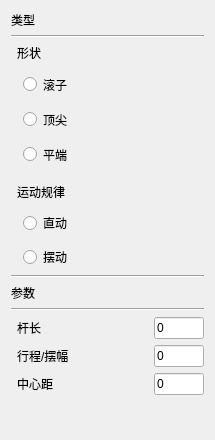
                 <widget class="QWidget" name="CDJpage">
                  <property name="geometry">
                   <rect>
                    <x>0</x>
                    <y>-100</y>
                    <width>215</width>
                    <height>440</height>
                   </rect>
                  </property>
                  <attribute name="label">
                   <string>从动件设计</string>
                  </attribute>
                  <layout class="QVBoxLayout" name="verticalLayout_12">
                   <item>
                    <widget class="QLabel" name="label_11">
                     <property name="styleSheet">
                      <string notr="true">font: 12pt &quot;微软雅黑&quot;;</string>
                     </property>
                     <property name="text">
                      <string>类型</string>
                     </property>
                    </widget>
                   </item>
                   <item>
                    <widget class="Line" name="line_6">
                     <property name="orientation">
                      <enum>Qt::Horizontal</enum>
                     </property>
                    </widget>
                   </item>
                   <item>
                    <layout class="QVBoxLayout" name="CDJType">
                     <property name="spacing">
                      <number>10</number>
                     </property>
                     <property name="leftMargin">
                      <number>6</number>
                     </property>
                     <item>
                      <widget class="QLabel" name="CDLShapeLable">
                       <property name="text">
                        <string>形状</string>
                       </property>
                      </widget>
                     </item>
                     <item>
                      <layout class="QVBoxLayout" name="CDJShapeType">
                       <property name="leftMargin">
                        <number>6</number>
                       </property>
                       <property name="topMargin">
                        <number>0</number>
                       </property>
                       <property name="rightMargin">
                        <number>0</number>
                       </property>
                       <property name="bottomMargin">
                        <number>6</number>
                       </property>
                       <item>
                        <widget class="QRadioButton" name="rollarRadioButton">
                         <property name="sizePolicy">
                          <sizepolicy hsizetype="Minimum" vsizetype="Fixed">
                           <horstretch>0</horstretch>
                           <verstretch>0</verstretch>
                          </sizepolicy>
                         </property>
                         <property name="minimumSize">
                          <size>
                           <width>0</width>
                           <height>25</height>
                          </size>
                         </property>
                         <property name="baseSize">
                          <size>
                           <width>0</width>
                           <height>25</height>
                          </size>
                         </property>
                         <property name="text">
                          <string>滚子</string>
                         </property>
                        </widget>
                       </item>
                       <item>
                        <widget class="QRadioButton" name="DJRadioButton">
                         <property name="sizePolicy">
                          <sizepolicy hsizetype="Minimum" vsizetype="Fixed">
                           <horstretch>0</horstretch>
                           <verstretch>0</verstretch>
                          </sizepolicy>
                         </property>
                         <property name="minimumSize">
                          <size>
                           <width>0</width>
                           <height>25</height>
                          </size>
                         </property>
                         <property name="baseSize">
                          <size>
                           <width>0</width>
                           <height>25</height>
                          </size>
                         </property>
                         <property name="text">
                          <string>顶尖</string>
                         </property>
                        </widget>
                       </item>
                       <item>
                        <widget class="QRadioButton" name="PDRadioButton">
                         <property name="sizePolicy">
                          <sizepolicy hsizetype="Minimum" vsizetype="Fixed">
                           <horstretch>0</horstretch>
                           <verstretch>0</verstretch>
                          </sizepolicy>
                         </property>
                         <property name="minimumSize">
                          <size>
                           <width>0</width>
                           <height>25</height>
                          </size>
                         </property>
                         <property name="baseSize">
                          <size>
                           <width>0</width>
                           <height>25</height>
                          </size>
                         </property>
                         <property name="text">
                          <string>平端</string>
                         </property>
                        </widget>
                       </item>
                      </layout>
                     </item>
                     <item>
                      <widget class="QLabel" name="CDJmoveruleLable">
                       <property name="text">
                        <string>运动规律</string>
                       </property>
                      </widget>
                     </item>
                     <item>
                      <layout class="QVBoxLayout" name="CDJMoveRule">
                       <property name="leftMargin">
                        <number>6</number>
                       </property>
                       <item>
                        <widget class="QRadioButton" name="CDJMSButton">
                         <property name="text">
                          <string>直动</string>
                         </property>
                        </widget>
                       </item>
                       <item>
                        <widget class="QRadioButton" name="CDJMRButton">
                         <property name="text">
                          <string>摆动</string>
                         </property>
                        </widget>
                       </item>
                      </layout>
                     </item>
                    </layout>
                   </item>
                   <item>
                    <widget class="Line" name="line_8">
                     <property name="orientation">
                      <enum>Qt::Horizontal</enum>
                     </property>
                    </widget>
                   </item>
                   <item>
                    <layout class="QVBoxLayout" name="CDJDate">
                     <item>
                      <widget class="QLabel" name="label_14">
                       <property name="styleSheet">
                        <string notr="true">font: 12pt &quot;微软雅黑&quot;;</string>
                       </property>
                       <property name="text">
                        <string>参数</string>
                       </property>
                      </widget>
                     </item>
                     <item>
                      <widget class="Line" name="line_7">
                       <property name="orientation">
                        <enum>Qt::Horizontal</enum>
                       </property>
                      </widget>
                     </item>
                     <item>
                      <layout class="QVBoxLayout" name="verticalLayout_21">
                       <property name="leftMargin">
                        <number>6</number>
                       </property>
                       <item>
                        <layout class="QHBoxLayout" name="CDJLength">
                         <item>
                          <widget class="QLabel" name="label_30">
                           <property name="text">
                            <string>杆长</string>
                           </property>
                          </widget>
                         </item>
                         <item>
                          <spacer name="horizontalSpacer_14">
                           <property name="orientation">
                            <enum>Qt::Horizontal</enum>
                           </property>
                           <property name="sizeHint" stdset="0">
                            <size>
                             <width>40</width>
                             <height>20</height>
                            </size>
                           </property>
                          </spacer>
                         </item>
                         <item>
                          <widget class="QLineEdit" name="CDJLengthInput">
                           <property name="sizePolicy">
                            <sizepolicy hsizetype="Fixed" vsizetype="Fixed">
                             <horstretch>0</horstretch>
                             <verstretch>0</verstretch>
                            </sizepolicy>
                           </property>
                           <property name="minimumSize">
                            <size>
                             <width>50</width>
                             <height>0</height>
                            </size>
                           </property>
                           <property name="maximumSize">
                            <size>
                             <width>50</width>
                             <height>16777215</height>
                            </size>
                           </property>
                           <property name="inputMask">
                            <string/>
                           </property>
                           <property name="text">
                            <string>0</string>
                           </property>
                          </widget>
                         </item>
                        </layout>
                       </item>
                       <item>
                        <layout class="QHBoxLayout" name="CDJH">
                         <item>
                          <widget class="QLabel" name="label_31">
                           <property name="text">
                            <string>行程/摆幅</string>
                           </property>
                          </widget>
                         </item>
                         <item>
                          <spacer name="horizontalSpacer_15">
                           <property name="orientation">
                            <enum>Qt::Horizontal</enum>
                           </property>
                           <property name="sizeHint" stdset="0">
                            <size>
                             <width>40</width>
                             <height>20</height>
                            </size>
                           </property>
                          </spacer>
                         </item>
                         <item>
                          <widget class="QLineEdit" name="CDJHInput">
                           <property name="sizePolicy">
                            <sizepolicy hsizetype="Fixed" vsizetype="Fixed">
                             <horstretch>0</horstretch>
                             <verstretch>0</verstretch>
                            </sizepolicy>
                           </property>
                           <property name="minimumSize">
                            <size>
                             <width>50</width>
                             <height>0</height>
                            </size>
                           </property>
                           <property name="maximumSize">
                            <size>
                             <width>50</width>
                             <height>16777215</height>
                            </size>
                           </property>
                           <property name="inputMask">
                            <string/>
                           </property>
                           <property name="text">
                            <string>0</string>
                           </property>
                          </widget>
                         </item>
                        </layout>
                       </item>
                       <item>
                        <layout class="QHBoxLayout" name="CenterDis">
                         <item>
                          <widget class="QLabel" name="label_15">
                           <property name="text">
                            <string>中心距</string>
                           </property>
                          </widget>
                         </item>
                         <item>
                          <spacer name="horizontalSpacer_7">
                           <property name="orientation">
                            <enum>Qt::Horizontal</enum>
                           </property>
                           <property name="sizeHint" stdset="0">
                            <size>
                             <width>40</width>
                             <height>20</height>
                            </size>
                           </property>
                          </spacer>
                         </item>
                         <item>
                          <widget class="QLineEdit" name="CenterDisInput">
                           <property name="sizePolicy">
                            <sizepolicy hsizetype="Fixed" vsizetype="Fixed">
                             <horstretch>0</horstretch>
                             <verstretch>0</verstretch>
                            </sizepolicy>
                           </property>
                           <property name="minimumSize">
                            <size>
                             <width>50</width>
                             <height>0</height>
                            </size>
                           </property>
                           <property name="maximumSize">
                            <size>
                             <width>50</width>
                             <height>16777215</height>
                            </size>
                           </property>
                           <property name="inputMask">
                            <string/>
                           </property>
                           <property name="text">
                            <string>0</string>
                           </property>
                          </widget>
                         </item>
                        </layout>
                       </item>
                      </layout>
                     </item>
                    </layout>
                   </item>
                   <item>
                    <spacer name="verticalSpacer_3">
                     <property name="orientation">
                      <enum>Qt::Vertical</enum>
                     </property>
                     <property name="sizeHint" stdset="0">
                      <size>
                       <width>20</width>
                       <height>40</height>
                      </size>
                     </property>
                    </spacer>
                   </item>
                  </layout>
                 </widget>
